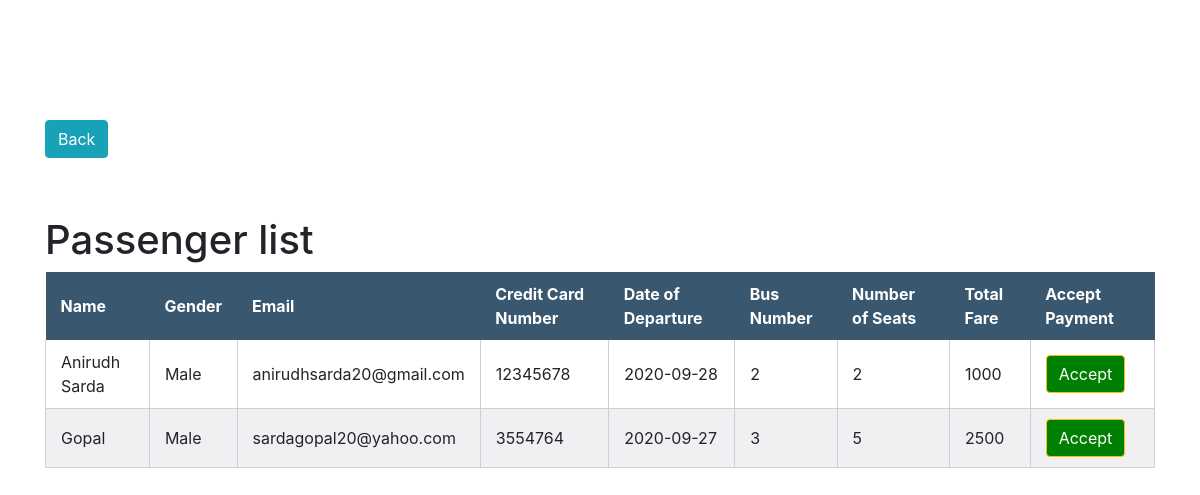
The app's page /passengerlist.php with its own data.
### tables this page shows
CREATE TABLE `passanger` (
  `passenger_id` int(100) NOT NULL,
  `name` varchar(50) NOT NULL,
  `gender` varchar(20) NOT NULL,
  `email` varchar(50) NOT NULL,
  `cardnumber` int(30) NOT NULL,
  `date` varchar(50) NOT NULL,
  `bus` int(20) NOT NULL,
  `seat` int(50) NOT NULL,
  `totalfare` int(50) NOT NULL
);

### passengerlist.php (the view, shortened to what this page needs)
<?php
$conn = mysqli_connect('localhost', 'root', '', 'project');
$sql = "SELECT * FROM passanger";
$result= mysqli_query($conn,$sql);
?>
<!DOCTYPE html>
<html lang="en">
<head>
	<link rel = "stylesheet" href = "s.css">
    <link rel="stylesheet" href="https://stackpath.bootstrapcdn.com/bootstrap/4.5.2/css/bootstrap.min.css">
</head>
<body>
    <div class="container">
    	<div class="row">
    		<div class="col-md-3">
    			<a class="btn btn-info" href="admin.php">Back</a>
    		</div></br></br></br></br>
    		<div class="col-md-12">
				<table>
					<h1>Passenger list</h1>
					<thead>
						<th>Name</th>
			    		<th>Gender</th>
			    		<th>Email</th>
			    		<th>Credit Card Number</th>
			    		<th>Date of Departure</th>
			    		<th>Bus Number</th>
			    		<th>Number of Seats</th>
			    		<th>Total Fare</th>
			    		<th>Accept Payment</th>
					</thead>
					<tbody>
					<?php while($row = mysqli_fetch_assoc($result)){ ?>
						<tr>
							<td><?php echo $row['name']?></td>
							<td><?php echo $row['gender']?></td>
							<td><?php echo $row['email']?></td>
							<td><?php echo $row['cardnumber']?></td>
							<td><?php echo $row['date']?></td>
							<td><?php echo $row['bus']?></td>
							<td><?php echo $row['seat']?></td>
							<td><?php echo $row['totalfare']?></td>
							<td>
                                <button id="ikk" class="btn btn-warning" style="background: green; color: #fff;" type="button" data-uid="UZqTjJnRVdGQjQ" onclick="accept()">Accept
    							</button>
							</td>
						</tr>
					<?php } ?>
					</tbody>
				</table>
			</div>
		</div>
	</div>
  </body>

### s.css (style rules this page uses)
table { border-collapse: separate; border-spacing: 0; }
th, td { padding: 10px 15px; }
thead { background: #395870; color: #fff; }
th { font-weight: bold; }
tbody tr:nth-child(even) { background: #f0f0f2; }
td { border-bottom: 1px solid #cecfd5; border-right: 1px solid #cecfd5; }
td:first-child { border-left: 1px solid #cecfd5; }

### records on screen
passanger: name "Anirudh Sarda", gender "Male", email "anirudhsarda20@gmail.com", cardnumber "12345678", date "2020-09-28", bus "2", seat "2", totalfare "1000"
passanger: name "Gopal", gender "Male", email "sardagopal20@yahoo.com", cardnumber "3554764", date "2020-09-27", bus "3", seat "5", totalfare "2500"
